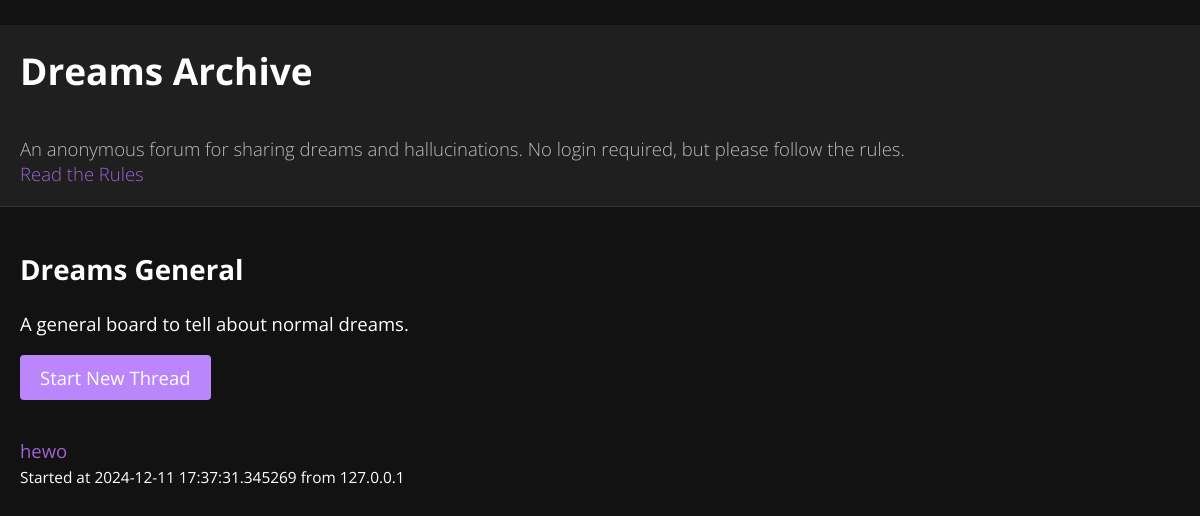
/board/1, run on the app's committed database.
### app/models.py (models this page shows, shortened)
class Board(db.Model):
    id = db.Column(db.Integer, primary_key=True)
    name = db.Column(db.String(100), unique=True, nullable=False)
    description = db.Column(db.Text, nullable=False)
    is_static = db.Column(db.Boolean, default=False)

class Thread(db.Model):
    id = db.Column(db.Integer, primary_key=True)
    board_id = db.Column(db.Integer, db.ForeignKey('board.id'), nullable=False)
    board = db.relationship('Board', backref=db.backref('threads', lazy='dynamic'))
    title = db.Column(db.String(255), nullable=False)
    created_at = db.Column(db.DateTime, default=datetime.utcnow, nullable=False)
    created_by_ip = db.Column(db.String(45), nullable=False)

### app/routes.py (the view)
@main_blueprint.route('/board/<int:board_id>')
def thread_list(board_id):
    board = Board.query.get_or_404(board_id)
    threads = board.threads.order_by(Thread.created_at.desc()).all()
    return render_template('threads.html', board=board, threads=threads)

### app/templates/threads.html (shortened to what this page needs)
﻿{% extends 'base.html' %}
{% block content %}
<h2>{{ board.name }}</h2>
<p>{{ board.description }}</p>
<a class='btn' href='{{ url_for("main.new_thread", board_id=board.id) }}'>Start New Thread</a>
<ul>
    {% for thread in threads %}
    <li>
        <a href='{{ url_for("main.thread_posts", board_id=board.id, thread_id=thread.id) }}'>{{ thread.title }}</a><br>
        <small>Started at {{ thread.created_at }} from {{ thread.created_by_ip }}</small>
    </li>
    {% endfor %}
</ul>
{% endblock %}

### app/static/css/styles.css (style rules this page uses)
a { color: #9c63d3; text-decoration: none; }
ul { list-style-type: none; padding-left: 0; }
li { margin-bottom: 15px; }
.btn { display: inline-block; padding: 10px 20px; background-color: #bb86fc; color: #ffffff; text-decoration: none; border-radius: 4px; margin-bottom: 20px; }

### data on the page
Board: name "Dreams General", description "A general board to tell about normal dreams."
Thread: title "hewo", created_at "2024-12-11 17:37:31.345269", created_by_ip "127.0.0.1"
